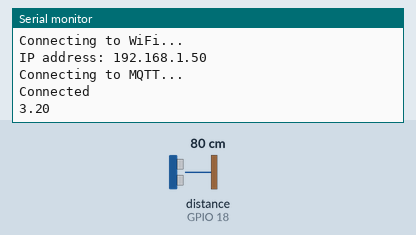
Recording of a sketch running on a simulated ESP32. Parts: the last lines printed to the serial monitor. Wiring (inferred from the names in the program): ultrasonic range finder: trigger GPIO 5; echo GPIO 18. The test bench sets the inputs (shaded band); at power-on: distance to the obstacle (sensor on GPIO 18) 80 cm. The echo pulse lasts 58.3 µs per cm; WiFi joins after 1.5 s; servers stay silent unless stated; the local clock reads 2024-03-15 10:24:30 at power-on unless the sketch sets it; no MQTT or app messages arrive unless stated.

Above: at 6.8 s.
6.9 s: distance to the obstacle (sensor on GPIO 18) set to 2 cm
At 13.2 s:
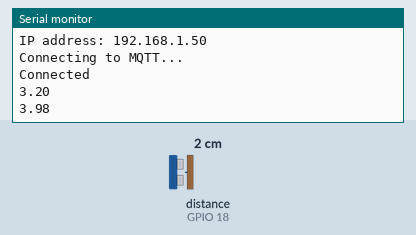
13.6 s: distance to the obstacle (sensor on GPIO 18) set to 4 cm
At 19.2 s:
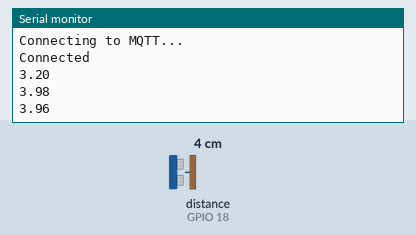
Timing chart, 0 to 20.7 s (numbered marks = the images above; inputs shaded):
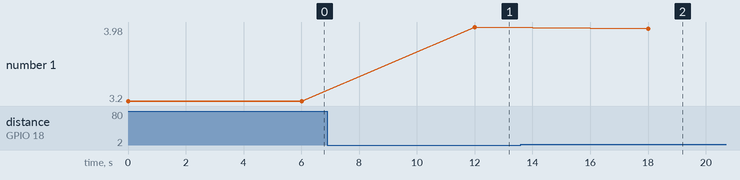

Measured:
- after the input at 6.9 s, the serial monitor: prints a new line after 5.1 s (image 1)
- after the input at 13.6 s, the serial monitor: prints a new line after 4.4 s (image 2)
- plotted number 1: 3.2 → 3.98 after the input at 6.9 s, 3.98 → 3.66 after the input at 13.6 s

The sketch:

main_code.ino
```cpp
#include <WiFi.h>
#include <WiFiClientSecure.h>
#include <PubSubClient.h>
#include <time.h>

int trigger_pin = 5;
int echo_pin = 18;
float deep_max = 4;

const char *ssid = "Chcken";
const char *password = "0377752925";

const char *mqttServer = "6013f541d4ae432aa706c26260fcf199.s1.eu.hivemq.cloud";
const char *mqttUser = "tranngocbao";
const char *mqttPassword = "Tranbao12623";

const char *root_ca =
    "-----BEGIN CERTIFICATE-----\n"
    "MIIFazCCA1OgAwIBAgIRAIIQz7DSQONZRGPgu2OCiwAwDQYJKoZIhvcNAQELBQAw\n"
    "TzELMAkGA1UEBhMCVVMxKTAnBgNVBAoTIEludGVybmV0IFNlY3VyaXR5IFJlc2Vh\n"
    "cmNoIEdyb3VwMRUwEwYDVQQDEwxJU1JHIFJvb3QgWDEwHhcNMTUwNjA0MTEwNDM4\n"
    "WhcNMzUwNjA0MTEwNDM4WjBPMQswCQYDVQQGEwJVUzEpMCcGA1UEChMgSW50ZXJu\n"
    "ZXQgU2VjdXJpdHkgUmVzZWFyY2ggR3JvdXAxFTATBgNVBAMTDElTUkcgUm9vdCBY\n"
    "MTCCAiIwDQYJKoZIhvcNAQEBBQADggIPADCCAgoCggIBAK3oJHP0FDfzm54rVygc\n"
    "h77ct984kIxuPOZXoHj3dcKi/vVqbvYATyjb3miGbESTtrFj/RQSa78f0uoxmyF+\n"
    "0TM8ukj13Xnfs7j/EvEhmkvBioZxaUpmZmyPfjxwv60pIgbz5MDmgK7iS4+3mX6U\n"
    "A5/TR5d8mUgjU+g4rk8Kb4Mu0UlXjIB0ttov0DiNewNwIRt18jA8+o+u3dpjq+sW\n"
    "T8KOEUt+zwvo/7V3LvSye0rgTBIlDHCNAymg4VMk7BPZ7hm/ELNKjD+Jo2FR3qyH\n"
    "B5T0Y3HsLuJvW5iB4YlcNHlsdu87kGJ55tukmi8mxdAQ4Q7e2RCOFvu396j3x+UC\n"
    "B5iPNgiV5+I3lg02dZ77DnKxHZu8A/lJBdiB3QW0KtZB6awBdpUKD9jf1b0SHzUv\n"
    "KBds0pjBqAlkd25HN7rOrFleaJ1/ctaJxQZBKT5ZPt0m9STJEadao0xAH0ahmbWn\n"
    "OlFuhjuefXKnEgV4We0+UXgVCwOPjdAvBbI+e0ocS3MFEvzG6uBQE3xDk3SzynTn\n"
    "jh8BCNAw1FtxNrQHusEwMFxIt4I7mKZ9YIqioymCzLq9gwQbooMDQaHWBfEbwrbw\n"
    "qHyGO0aoSCqI3Haadr8faqU9GY/rOPNk3sgrDQoo//fb4hVC1CLQJ13hef4Y53CI\n"
    "rU7m2Ys6xt0nUW7/vGT1M0NPAgMBAAGjQjBAMA4GA1UdDwEB/wQEAwIBBjAPBgNV\n"
    "HRMBAf8EBTADAQH/MB0GA1UdDgQWBBR5tFnme7bl5AFzgAiIyBpY9umbbjANBgkq\n"
    "hkiG9w0BAQsFAAOCAgEAVR9YqbyyqFDQDLHYGmkgJykIrGF1XIpu+ILlaS/V9lZL\n"
    "ubhzEFnTIZd+50xx+7LSYK05qAvqFyFWhfFQDlnrzuBZ6brJFe+GnY+EgPbk6ZGQ\n"
    "3BebYhtF8GaV0nxvwuo77x/Py9auJ/GpsMiu/X1+mvoiBOv/2X/qkSsisRcOj/KK\n"
    "NFtY2PwByVS5uCbMiogziUwthDyC3+6WVwW6LLv3xLfHTjuCvjHIInNzktHCgKQ5\n"
    "ORAzI4JMPJ+GslWYHb4phowim57iaztXOoJwTdwJx4nLCgdNbOhdjsnvzqvHu7Ur\n"
    "TkXWStAmzOVyyghqpZXjFaH3pO3JLF+l+/+sKAIuvtd7u+Nxe5AW0wdeRlN8NwdC\n"
    "jNPElpzVmbUq4JUagEiuTDkHzsxHpFKVK7q4+63SM1N95R1NbdWhscdCb+ZAJzVc\n"
    "oyi3B43njTOQ5yOf+1CceWxG1bQVs5ZufpsMljq4Ui0/1lvh+wjChP4kqKOJ2qxq\n"
    "4RgqsahDYVvTH9w7jXbyLeiNdd8XM2w9U/t7y0Ff/9yi0GE44Za4rF2LN9d11TPA\n"
    "mRGunUHBcnWEvgJBQl9nJEiU0Zsnvgc/ubhPgXRR4Xq37Z0j4r7g1SgEEzwxA57d\n"
    "emyPxgcYxn/eR44/KJ4EBs+lVDR3veyJm+kXQ99b21/+jh5Xos1AnX5iItreGCc=\n"
    "-----END CERTIFICATE-----\n";

const char *ntpServer = "pool.ntp.org";
const long gmtOffset_sec = 0;
const int daylightOffset_sec = 3600;
struct tm ltm;

float sum = 0;
int cnt = 0;

WiFiClientSecure espClient;
PubSubClient client(espClient);

void reconnectWiFi()
{
    Serial.println("");

    while (WiFi.status() != WL_CONNECTED)
    {
        Serial.println("Connecting to WiFi...");
        delay(1000);
    }

    Serial.println("");
    Serial.print("IP address: ");
    Serial.println(WiFi.localIP());
}

void reconnectMQTTBroker()
{
    Serial.println("");

    while (!client.connected())
    {
        Serial.println("Connecting to MQTT...");
        // Attempt to connect
        if (client.connect("ESP32Client", mqttUser, mqttPassword))
        {
            Serial.println("Connected");
        }
        else
        {
            Serial.print("Failed with state ");
            Serial.println(client.state());
        }
        delay(1000);
    }
}

void reconnectNTPServer()
{
    Serial.println("");

    while (!getLocalTime(&ltm))
    {
        Serial.println("Connecting to NTP...");
        delay(1000);
    }

    Serial.println("");
}

void setup()
{
    Serial.begin(115200);
    pinMode(trigger_pin, OUTPUT);
    pinMode(echo_pin, INPUT);

    // Set up WiFi
    WiFi.begin(ssid, password);

    // Connect to MQTT Broker
    espClient.setCACert(root_ca);
    espClient.setCertificate(root_ca);
    client.setServer(mqttServer, 8883);

    // Init and get the time
    configTime(gmtOffset_sec, daylightOffset_sec, ntpServer);
}

void loop()
{
    // Create pulse 10 micro seconds
    digitalWrite(trigger_pin, LOW);
    delayMicroseconds(2);
    digitalWrite(trigger_pin, HIGH);
    delayMicroseconds(10);
    digitalWrite(trigger_pin, LOW);

    // t = time echo high
    long duration = pulseIn(echo_pin, HIGH);

    // s = v * t (v: sound speed)
    float distance = ((float)duration / 2) / 2909;
    float deep = deep_max - distance;
    Serial.println(deep);

    if (WiFi.status() != WL_CONNECTED)
    {
        reconnectWiFi();
    }

    if (!client.connected())
    {
        reconnectMQTTBroker();
    }
    client.loop();

    sum += deep;
    ++cnt;
    if (cnt % 6 == 5)
    {
        if (!getLocalTime(&ltm))
        {
            reconnectNTPServer();
        }

        // Get current time
        int year = 1900 + ltm.tm_year;
        int month = 1 + ltm.tm_mon;
        int day = ltm.tm_mday;
        int hour = ltm.tm_hour;
        int minute = ltm.tm_min;
        int second = ltm.tm_sec;

        String smo, sd, sh, smi, ss;
        if (month < 10)
        {
            smo = "0" + String(month);
        }
        else
        {
            smo = String(month);
        }
        if (day < 10)
        {
            sd = "0" + String(day);
        }
        else
        {
            sd = String(day);
        }
        if (hour < 10)
        {
            sh = "0" + String(hour);
        }
        else
        {
            sh = String(hour);
        }
        if (minute < 10)
        {
            smi = "0" + String(minute);
        }
        else
        {
            smi = String(minute);
        }
        if (second < 10)
        {
            ss = "0" + String(second);
        }
        else
        {
            ss = String(second);
        }

        // Convert data to Json file
        String t = String(year) + "-" + smo + "-" + sd + "T";
        t += sh + ":" + smi + ":" + ss + "Z";
        String msg = "{\"data\":{\"time\":\"" + t + "\",";
        float d = sum / 5;
        msg += "\"value\":" + String(d) + "}}";
        Serial.println(d);

        // Publish data to MQTT Broker
        char buffer[msg.length() + 1];
        msg.toCharArray(buffer, msg.length() + 1);
        client.publish("NamDinh/data", buffer);
        if (d > 2.5 && d <= 2.7)
        {
            client.publish("NamDinh/warning/1", buffer);
        }
        else if (d > 2.7 && d <= 3)
        {
            client.publish("NamDinh/warning/2", buffer);
        }
        else if (d > 3)
        {
            client.publish("NamDinh/warning/3", buffer);
        }
        sum = 0;
        ++cnt;
    }

    // Sync
    unsigned long t = cnt * 6000;
    delay(t - millis());
}
```
